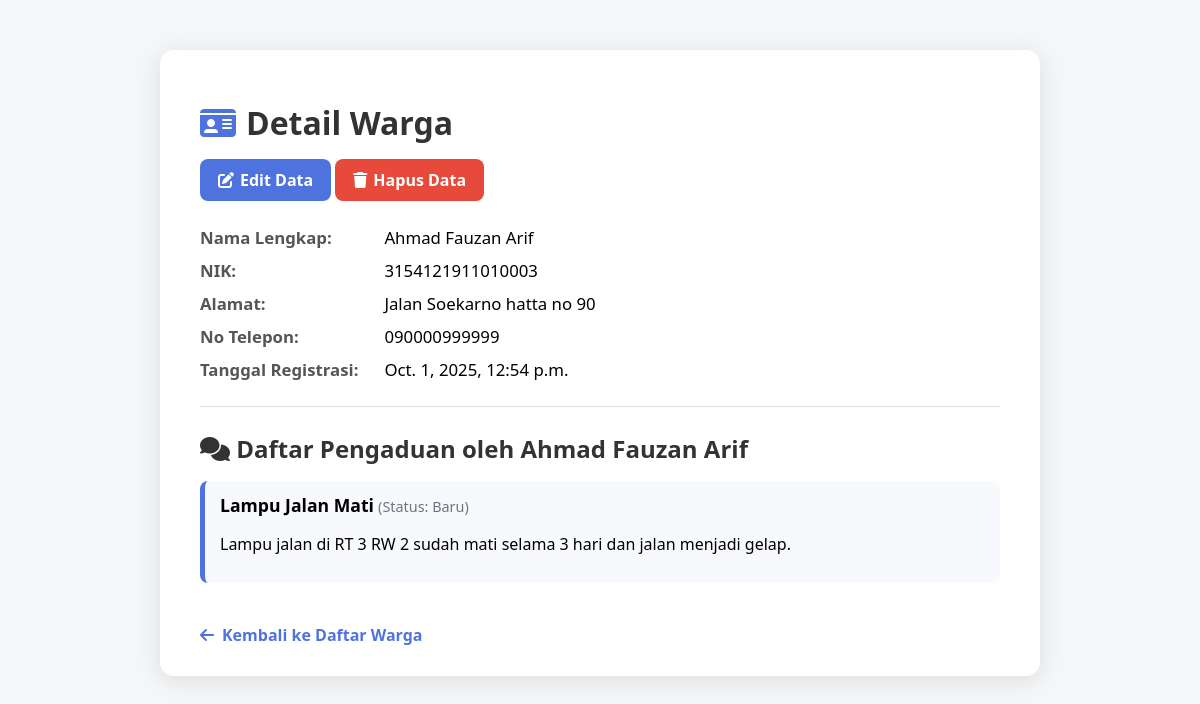
/warga/1/, run on an earlier commit of the app's database.
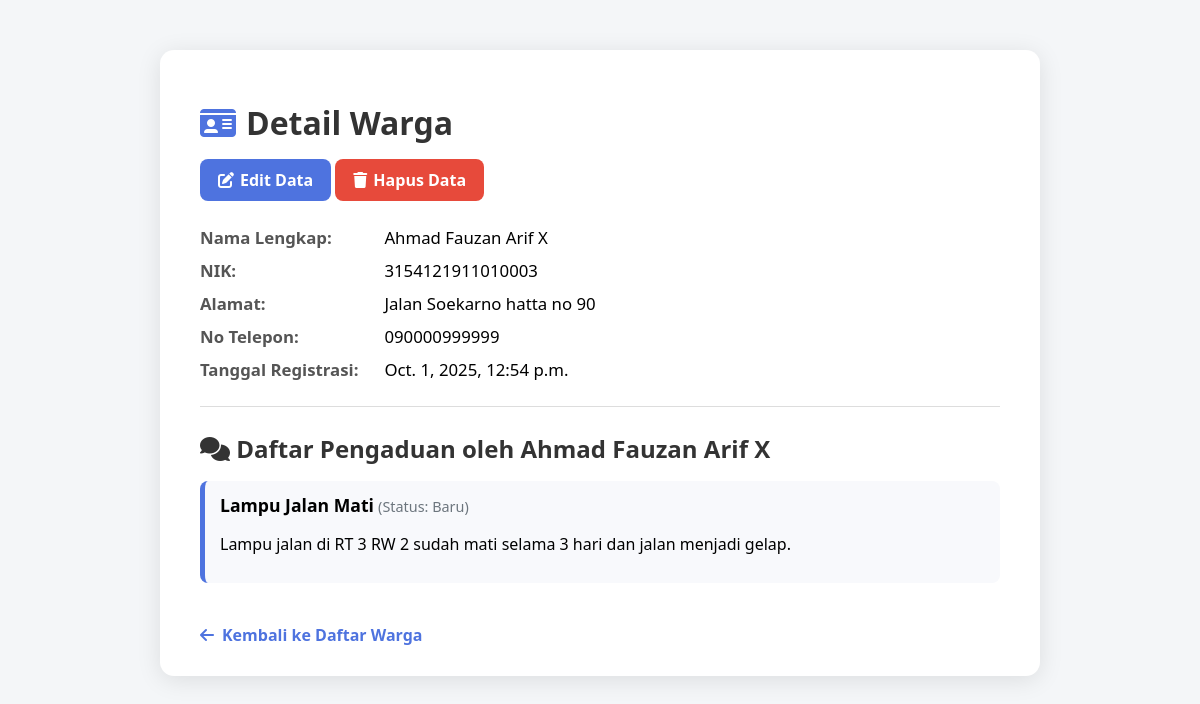
And on a later commit of the database.
### warga/models.py (models this page shows, shortened)
class Warga(models.Model):
    nik = models.CharField(max_length = 16, unique = True, verbose_name = "Nomor Induk Kependudukan")
    nama_lengkap = models.CharField(max_length = 100, verbose_name = "Nama Lengkap")
    alamat = models.TextField(verbose_name = "Alamat Tinggal")
    no_telepon = models.CharField(max_length = 15, blank = True, verbose_name = "Nomor Telepon")
    tanggal_registrasi = models.DateTimeField(auto_now_add = True)

### warga/views.py (the view)
# urls.py: path('<int:pk>/', WargaDetailView.as_view(), name = 'warga-detail'),
class WargaDetailView(DetailView):
    model = Warga
    template_name = 'warga/warga_detail.html'

### warga/templates/warga/warga_detail.html (shortened to what this page needs)
<!DOCTYPE html>
<html lang="id">
<head>
    <link rel="stylesheet" href="https://cdnjs.cloudflare.com/ajax/libs/font-awesome/6.5.0/css/all.min.css">
</head>
<body>
    <div class="container">
        <h1><i class="fa-solid fa-id-card"></i> Detail Warga</h1>
        <div class="action-buttons">
            <a href="{% url 'warga-edit' warga.pk %}" class="edit-btn">
                <i class="fa-solid fa-pen-to-square"></i> Edit Data
            </a>
            <a href="{% url 'warga-hapus' warga.pk %}" class="delete-btn">
                <i class="fa-solid fa-trash"></i> Hapus Data
            </a>
        </div>
        <div class="detail-item">
            <strong>Nama Lengkap:</strong> {{ warga.nama_lengkap }}
        </div>
        <div class="detail-item">
            <strong>NIK:</strong> {{ warga.nik }}
        </div>
        <div class="detail-item">
            <strong>Alamat:</strong> {{ warga.alamat }}
        </div>
        <div class="detail-item">
            <strong>No Telepon:</strong> {{ warga.no_telepon }}
        </div>
        <div class="detail-item">
            <strong>Tanggal Registrasi:</strong> {{ warga.tanggal_registrasi }}
        </div>
        <hr>
        <h2><i class="fa-solid fa-comments"></i> Daftar Pengaduan oleh {{ warga.nama_lengkap }}</h2>
        <ul class="pengaduan-list">
            {% for aduan in warga.pengaduan.all %}
                <li>
                    <strong>{{ aduan.judul }}</strong>
                    <span class="status">(Status: {{ aduan.get_status_display }})</span>
                    <p>{{ aduan.deskripsi }}</p>
                </li>
            {% empty %}
                <li>Warga ini belum pernah membuat pengaduan.</li>
            {% endfor %}
        </ul>
        <a href="{% url 'warga-list' %}" class="back-link">
            <i class="fa-solid fa-arrow-left"></i> Kembali ke Daftar Warga
        </a>
    </div>
</body>
</html>

What changed in the data, as far as the page shows it:
changed Warga "Jalan Soekarno hatta no 90": nama_lengkap "Ahmad Fauzan Arif" → "Ahmad Fauzan Arif X"
